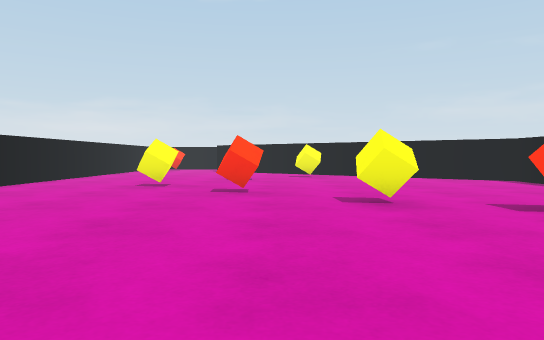
view 1 (above)

16 first-person views from a walk through a scene from a Unity 3-D project. The camera is 0.58 m above the floor, tilts 2° down and sees 70° across. The floor is counted in squares, 1 m on a side. Each view is taken from the middle of a square. On the plan, view 1 faces up. The plan holds only what a view shows up to about 10 squares ahead; the rest is blank. The place goes on beyond the plan. The player character is not drawn.

view 2
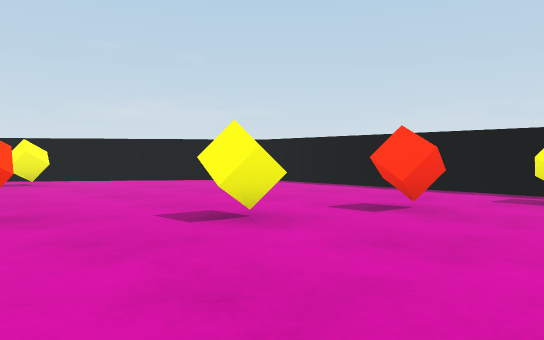

view 3
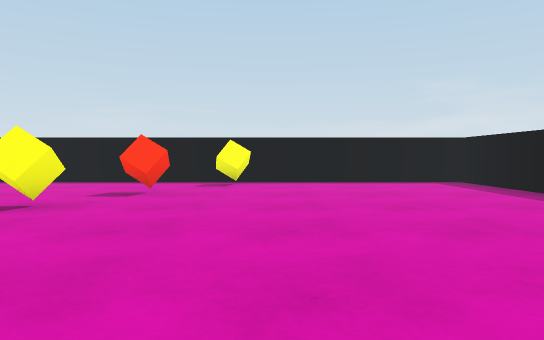

view 4
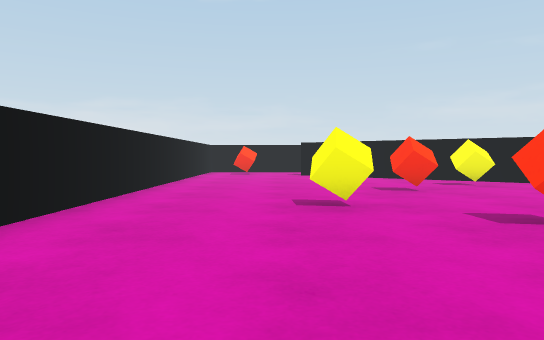

view 5
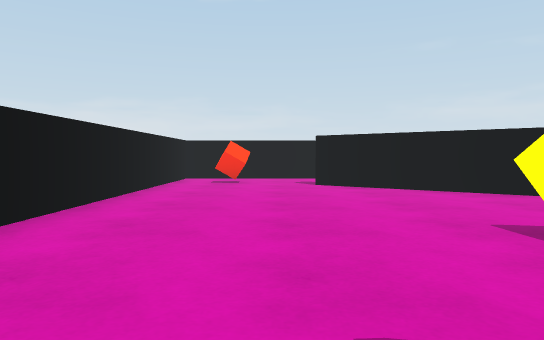

view 6
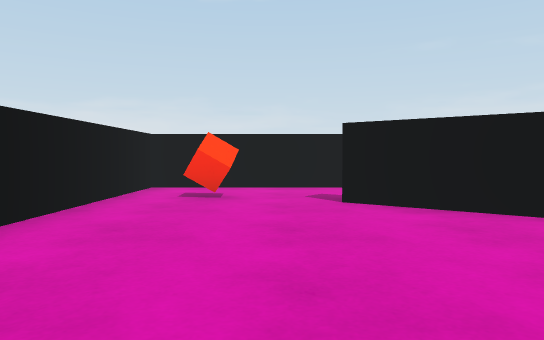

view 7
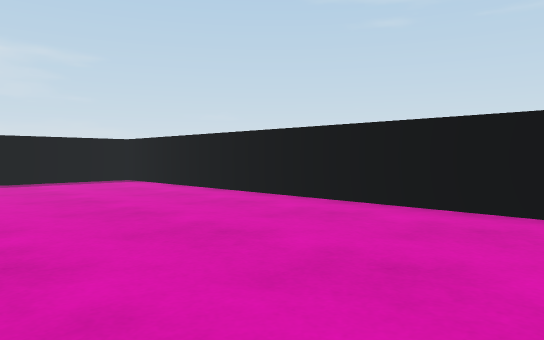

view 8
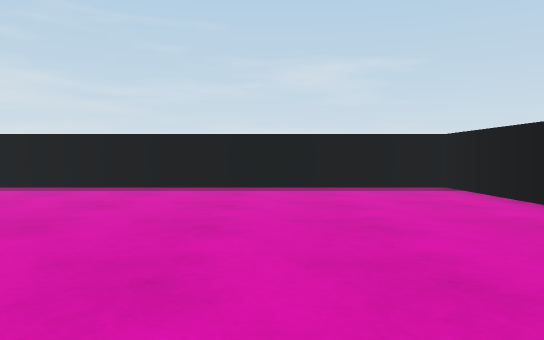

view 9
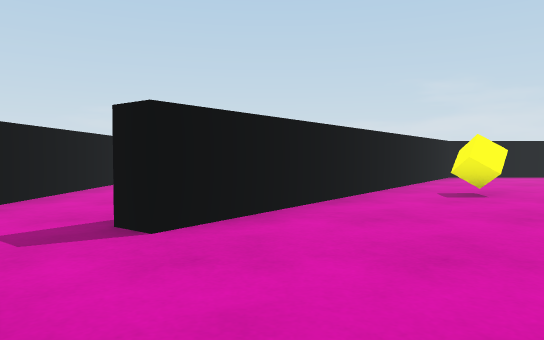

view 10
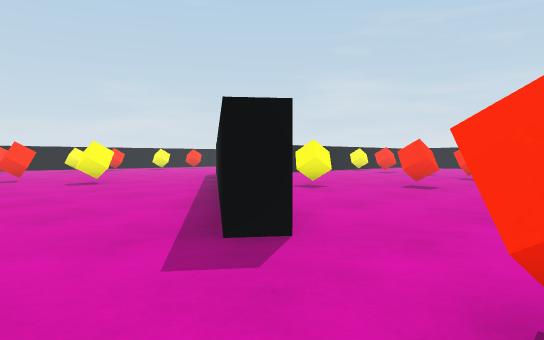

view 11
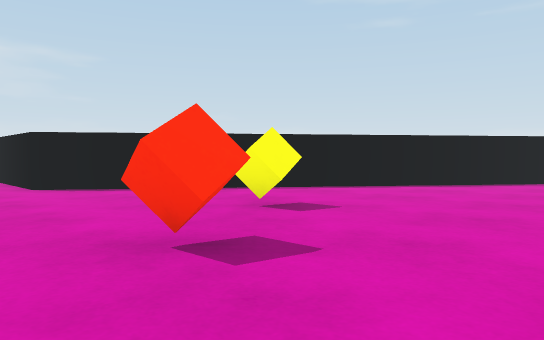

view 12
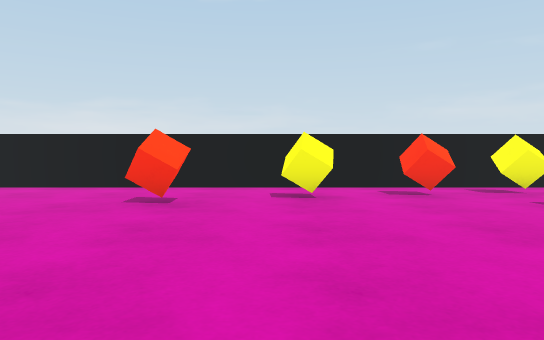

view 13
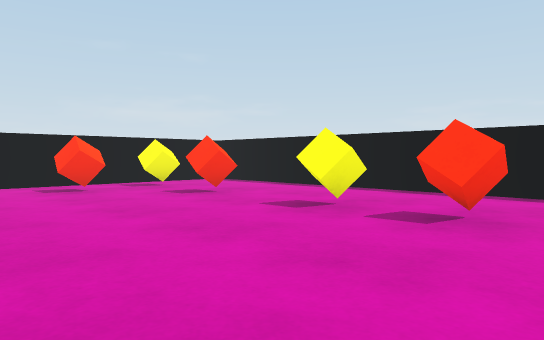

view 14
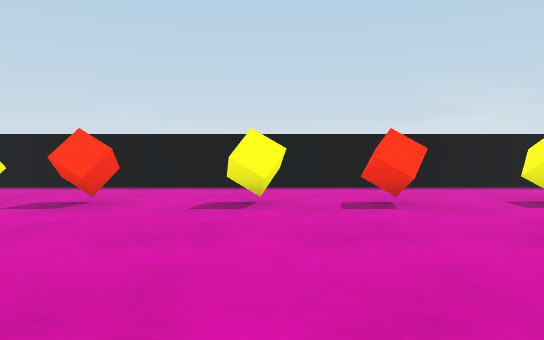

view 15
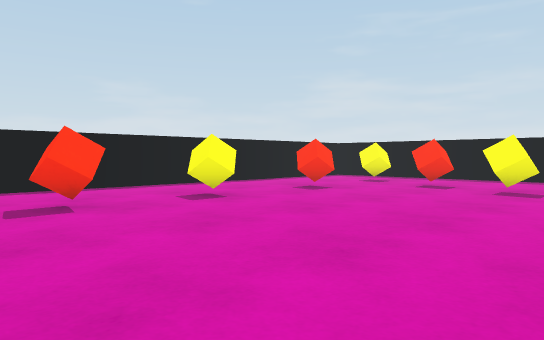

view 16
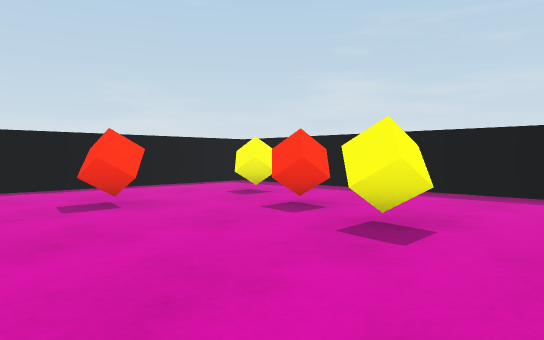

### Floor plan
Points are (right, up) in squares from view 1. A wall is a line through its corners. A room is listed if a view was taken in it or the views show most of it. See-through windows are left out.
Room 1 (views 1, 2, 3, 4, 5, 6, 7, 8, 9, 10)
walls: (-0.5, 17.2) (-5.2, 17.2) (-5.2, -2.3) (5.7, -2.3) (5.7, 9.1) (-2.1, 14.9) (-1.8, 15.3) (-0.8, 14.6)
ways out: opening at (-1, 16) to room 2
objects: red cube (-4, 15); yellow cube (-2, 7); red cube (-1, 6); red cube (-1, 10); yellow cube (1, 5); yellow cube (1, 11); red cube (3, 4); yellow cube (5, 3)
Room 2 (views 11, 12, 13, 14, 15, 16)
walls: (13.6, 17.2) (-0.5, 17.2); (-0.8, 14.6) (6.2, 9.4) (6.2, 6.8); (8, -2.3) (13.4, -2.3); (14.2, -2.2) (14.2, 16.9)
ways out: opening at (-1, 16) to room 1
objects: yellow cube (5, 14); red cube (7, 15); yellow cube (8, 15); yellow cube (9, 1); red cube (10, 0); red cube (10, 16); yellow cube (12, -1); red cube (12, 2); yellow cube (12, 4); red cube (12, 6); yellow cube (12, 8); red cube (12, 10); yellow cube (12, 12); red cube (12, 14); yellow cube (12, 16)

Where each view was taken, in squares from view 1:
view 1: 0 up, 0 right, facing up
view 2: 2 up, 1 left, facing up-right
view 3: 2 up, 3 left, facing right
view 4: 3 up, 3 left, facing up
view 5: 7 up, 3 left, facing up
view 6: 10 up, 3 left, facing up
view 7: 7 up, 1 left, facing down-left
view 8: 5 up, 2 left, facing down
view 9: 14 up, 5 left, facing right
view 10: 17 up, 4 left, facing down-right
view 11: 17 up, 8 right, facing down-left
view 12: 10 up, 8 right, facing up
view 13: 9 up, 8 right, facing up-right
view 14: 8 up, 7 right, facing right
view 15: 8 up, 7 right, facing down-right
view 16: 4 up, 7 right, facing down-right
